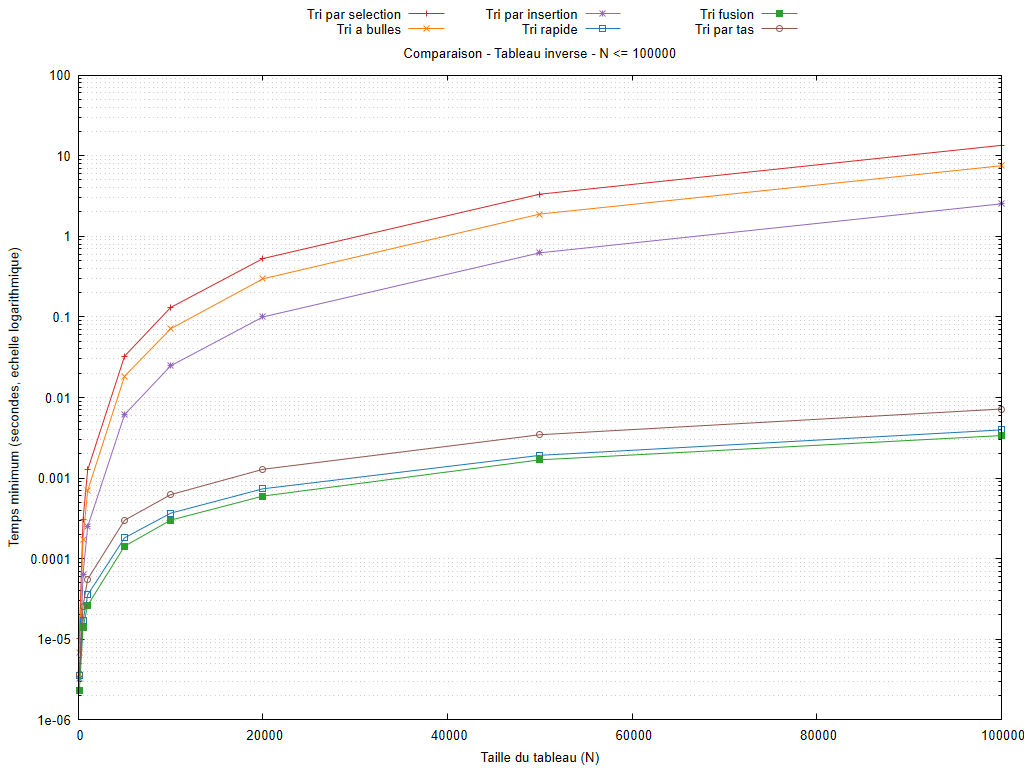

Source code (gnuplot):
set encoding utf8
set terminal pngcairo size 1024,768 font 'Arial,10'
set output 'graphiques/20261010_184935/comparaisons/decroissant_algos_3f_max_100000_log.png'
set datafile missing 'non_mesure'
set datafile separator ';'
set title 'Comparaison - Tableau inverse - N <= 100000'
set xlabel 'Taille du tableau (N)'
set ylabel 'Temps minimum (secondes, echelle logarithmique)'
set logscale y 10
set format y '%.3g'
set grid ytics mytics
set key outside top center horizontal maxcols 3
set xrange [0:100000]
plot 'resultats/20261010_184935/decroissant.csv' every ::1 using 1:(column(1)<=100000 && column(2)>0 ? column(2) : 1/0) title 'Tri par selection' with linespoints lc rgb '#d62728', 'resultats/20261010_184935/decroissant.csv' every ::1 using 1:(column(1)<=100000 && column(4)>0 ? column(4) : 1/0) title 'Tri a bulles' with linespoints lc rgb '#ff7f0e', 'resultats/20261010_184935/decroissant.csv' every ::1 using 1:(column(1)<=100000 && column(6)>0 ? column(6) : 1/0) title 'Tri par insertion' with linespoints lc rgb '#9467bd', 'resultats/20261010_184935/decroissant.csv' every ::1 using 1:(column(1)<=100000 && column(8)>0 ? column(8) : 1/0) title 'Tri rapide' with linespoints lc rgb '#1f77b4', 'resultats/20261010_184935/decroissant.csv' every ::1 using 1:(column(1)<=100000 && column(10)>0 ? column(10) : 1/0) title 'Tri fusion' with linespoints lc rgb '#2ca02c', 'resultats/20261010_184935/decroissant.csv' every ::1 using 1:(column(1)<=100000 && column(12)>0 ? column(12) : 1/0) title 'Tri par tas' with linespoints lc rgb '#8c564b'
unset output
